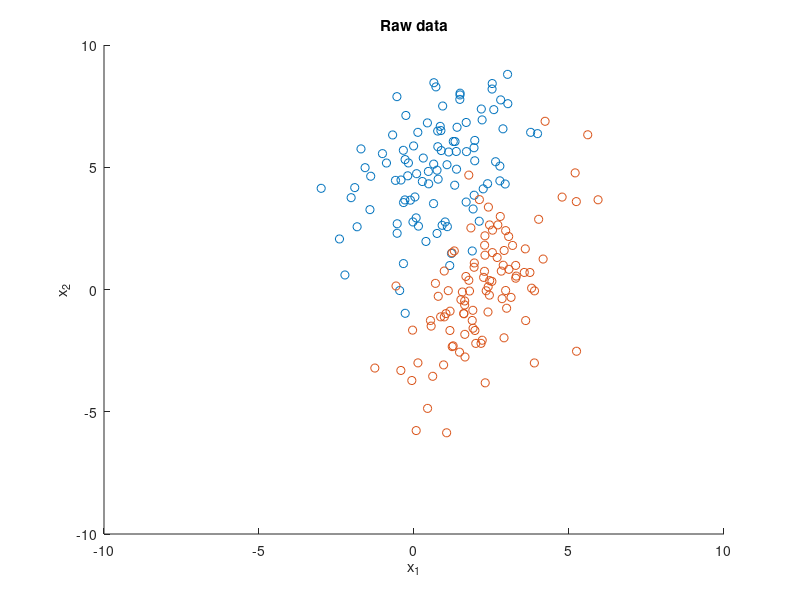

The MATLAB source for this figure: (Note: this script raises an error after producing the figure.)
clc;clear;close all
label=[];
% genergate Class 1 data
N1=100; % number of class 1 is 100
mu=[1 5];
sigma=[2 1; 1 5];
data1=mvnrnd(mu,sigma,N1);
label=[label;ones(N1,1)];

N2=100; % number of class 2 is 100
mu=[2 0];
sigma=[2 2; 2 5];
data2=mvnrnd(mu,sigma,N2);
label=[label;ones(N2,1)*2];
data=[data1;data2];

figure(1)
for i=1:2
    scatter(data((label==i), 1), data((label==i), 2));
    hold on
    xlabel('x_1');ylabel('x_2');
    title('Raw data');
end
set(gca,'xlim',[-10 10],'ylim',[-10 10])


% DAFE
[RotMatrix, ~, DAFE_dataRot] = dafe(data,label, 2);
[RotMatrix_PC,~,PCA_dataRot] = pca(data');PCA_dataRot=PCA_dataRot';

figure(2)
hold on
for i=1:2
    scatter(data((label==i), 1), data((label==i), 2));
    hold on
end
plot([0 10*RotMatrix(1,1)], [0 10*RotMatrix(1,2)],'k','LineWidth',2);
plot([0 10*RotMatrix(2,1)], [0 10*RotMatrix(2,2)],'k','LineWidth',2);
plot([0 10*RotMatrix_PC(1,1)], [0 10*RotMatrix_PC(1,2)],'r','LineWidth',2);
plot([0 10*RotMatrix_PC(2,1)], [0 10*RotMatrix_PC(2,2)],'r','LineWidth',2);
xlabel('x_1');ylabel('x_2');
title('Raw data with DAFE vector (black) and PCA vector (red) ');
set(gca,'xlim',[-10 10],'ylim',[-10 10])



figure(3)
subplot(2,1,1)
for i=1:2
    scatter(DAFE_dataRot((label==i), 1), DAFE_dataRot((label==i), 2));
    hold on
    xlabel('DAFE vec1');ylabel('DAFE vec2');
    title('DAFE (Projected data)');
end
set(gca,'xlim',[-10 10],'ylim',[-10 10])

subplot(2,1,2)
for i=1:2
    scatter(PCA_dataRot((label==i), 1), PCA_dataRot((label==i), 2));
    hold on
    xlabel('PCA vec1');ylabel('PCA vec2');
    title('PCA (Projected data)');
end
set(gca,'xlim',[-10 10],'ylim',[-10 10])
